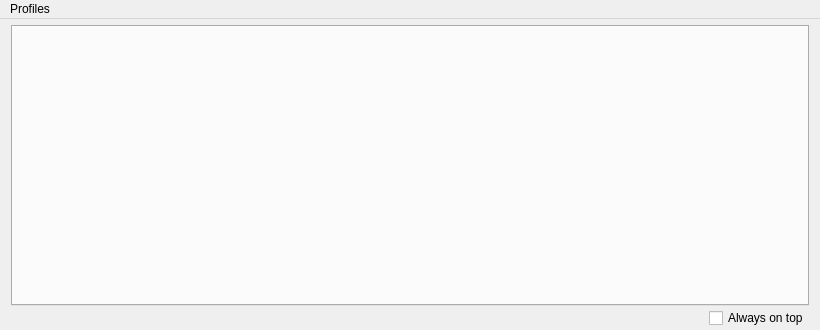
<?xml version="1.0" encoding="UTF-8"?>
<ui version="4.0">
 <class>MainWindow</class>
 <widget class="QMainWindow" name="MainWindow">
  <property name="geometry">
   <rect>
    <x>0</x>
    <y>0</y>
    <width>820</width>
    <height>330</height>
   </rect>
  </property>
  <property name="sizePolicy">
   <sizepolicy hsizetype="Expanding" vsizetype="Expanding">
    <horstretch>0</horstretch>
    <verstretch>0</verstretch>
   </sizepolicy>
  </property>
  <property name="minimumSize">
   <size>
    <width>600</width>
    <height>200</height>
   </size>
  </property>
  <property name="windowTitle">
   <string>Leviathan - GM assistant for SphereServer</string>
  </property>
  <widget class="QWidget" name="centralWidget">
   <property name="sizePolicy">
    <sizepolicy hsizetype="Preferred" vsizetype="Preferred">
     <horstretch>0</horstretch>
     <verstretch>0</verstretch>
    </sizepolicy>
   </property>
   <property name="minimumSize">
    <size>
     <width>0</width>
     <height>0</height>
    </size>
   </property>
   <layout class="QVBoxLayout" name="verticalLayout_3">
    <property name="spacing">
     <number>0</number>
    </property>
    <property name="topMargin">
     <number>6</number>
    </property>
    <property name="bottomMargin">
     <number>2</number>
    </property>
    <item>
     <layout class="QVBoxLayout" name="centralVerticalLayout">
      <property name="spacing">
       <number>2</number>
      </property>
      <item>
       <widget class="QTabWidget" name="tabWidget">
        <property name="currentIndex">
         <number>-1</number>
        </property>
       </widget>
      </item>
      <item>
       <layout class="QHBoxLayout" name="horizontalLayout">
        <item>
         <spacer name="horizontalSpacer">
          <property name="orientation">
           <enum>Qt::Horizontal</enum>
          </property>
          <property name="sizeHint" stdset="0">
           <size>
            <width>40</width>
            <height>20</height>
           </size>
          </property>
         </spacer>
        </item>
        <item>
         <widget class="QCheckBox" name="checkBox_onTop">
          <property name="text">
           <string>Always on top</string>
          </property>
         </widget>
        </item>
       </layout>
      </item>
     </layout>
    </item>
   </layout>
  </widget>
  <widget class="QMenuBar" name="menuBar">
   <property name="geometry">
    <rect>
     <x>0</x>
     <y>0</y>
     <width>820</width>
     <height>20</height>
    </rect>
   </property>
   <widget class="QMenu" name="menuProfiles">
    <property name="title">
     <string>Profiles</string>
    </property>
   </widget>
   <addaction name="menuProfiles"/>
  </widget>
  <action name="actionEdit_Scripts_Profiles">
   <property name="text">
    <string>Edit Scripts Profiles</string>
   </property>
  </action>
  <action name="actionEdit_Client_Profiles">
   <property name="text">
    <string>Edit Client Profiles</string>
   </property>
  </action>
 </widget>
 <layoutdefault spacing="6" margin="11"/>
 <resources/>
 <connections/>
</ui>
